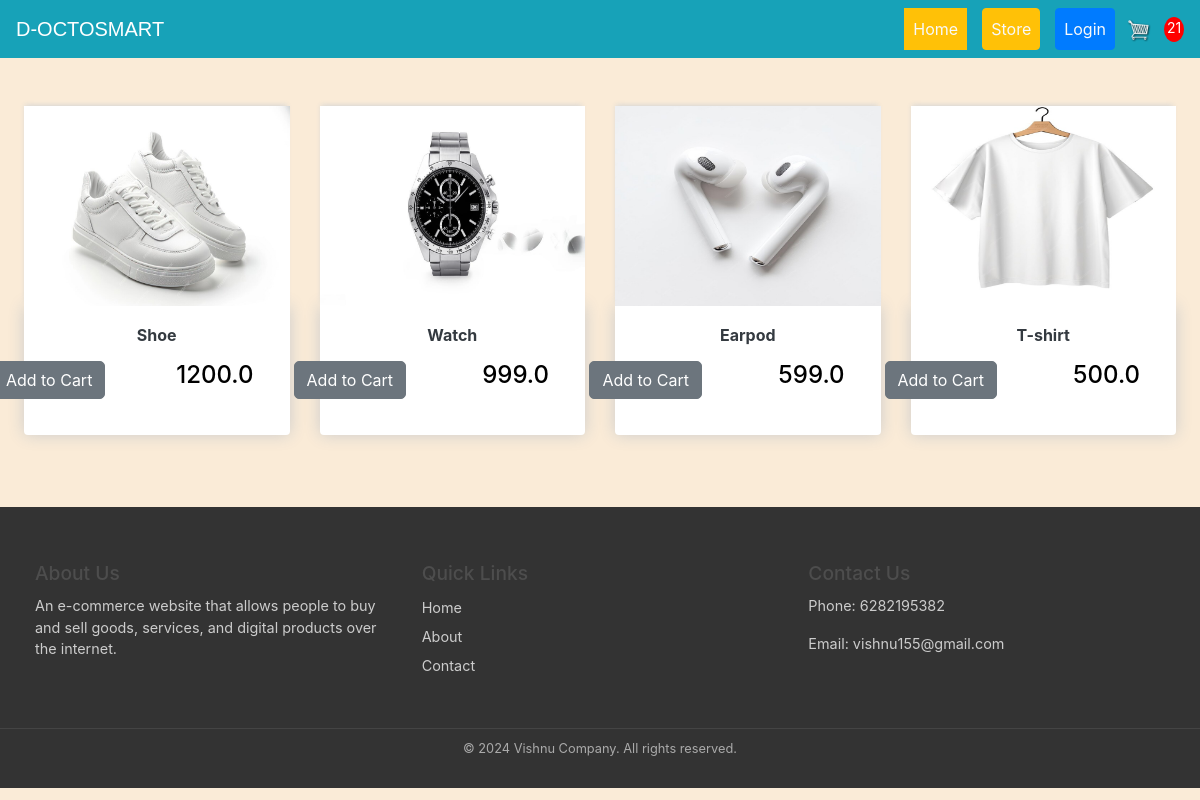
/store/ (signed in), run on the app's committed database.
### store/models.py (models this page shows, shortened)
class Product(models.Model):
	name = models.CharField(max_length=200)
	price = models.FloatField()
	digital = models.BooleanField(default=False,null=True, blank=True)
	image = models.ImageField(null=True, blank=True)
	@property
	def imageURL(self):
		try:
			url = self.image.url
		except:
			url = ''
		return url

### store/views.py (the view)
# urls.py: path('', include('store.urls')),
def store(request):
	data = cartData(request)
	cartItems = data['cartItems']
	order = data['order']
	items = data['items']
	products = Product.objects.all()
	context = {'products':products, 'cartItems':cartItems}
	return render(request, 'store/store.html',context)

### store/models.py (called while the page is built)
	@property
	def get_cart_items(self):
		orderitems = self.orderitem_set.all()
		total = sum([item.quantity for item in orderitems])
		return total

### store/utils.py (called while the page is built)
def cartData(request):
	if request.user.is_authenticated:
		customer = request.user.customer
		order, created = Order.objects.get_or_create(customer=customer, complete=False)
		items = order.orderitem_set.all()
		cartItems = order.get_cart_items
	else:
		cookieData = cookieCart(request)
		cartItems = cookieData['cartItems']
		order = cookieData['order']
		items = cookieData['items']
	return {'cartItems':cartItems ,'order':order, 'items':items}

### store/templates/store/store.html
{% extends 'store/main.html' %} {% load static %} {% block content %}
<body style="background-color: antiquewhite">
  <br />
  <div class="row p-4">
    {% for product in products %}
    <div style="text-align: center" class=" col-lg-3">
      <img class="thumbnail" src="{{product.imageURL}}" />
      <div class="box-element product">
        <h6 class="text-center text-dark"><strong>{{product.name}}</strong></h6>
        <div class="store1 m-3">
          <button
            style="border-radius: 5px; margin-left: -130px;"
            data-product="{{product.id}}"
            data-action="add"
            class="btn btn-secondary add-btn update-cart"
          >
            Add to Cart
          </button>
          <h4
            style="
              color: black;
              margin-left: 8px;
              display: inline-block;
              float: right;
            "
          >
            {{product.price}}
          </h4>
        </div>
      </div>
    </div>
    {% endfor %}
  </div>
</body>
{% endblock content %}

### static/css/main.css (style rules this page uses)
body { background-color: hsl(0, 0%, 98%); }
h1,h2,h3,h4,h5,h6 { color:hsl(0, 0%, 30%); }
.box-element { box-shadow:hsl(0, 0%, 80%) 0 0 16px; background-color: #fff; border-radius: 4px; padding: 10px; }
.thumbnail { width: 100%; height: 200px; -webkit-box-shadow: -1px -3px 5px -2px rgba(214,214,214,1); -moz-box-shadow: -1px -3px 5px -2px rgba(214,214,214,1); box-shadow: -1px -3px 5px -2px rgba(214,214,214,1); }
.product { border-radius: 0 0 4px 4px; }
.btn { border-radius: 0; }

### store/templates/store/main.html (style rules this page uses)
body { background-color: hsl(0, 0%, 98%); }
* { padding: 0; margin: 0; }
h1, h2, h3, h4, h5, h6 { color: hsl(0, 0%, 30%); }
.box-element { box-shadow: hsl(0, 0%, 80%) 0 0 16px; background-color: #fff; border-radius: 4px; padding: 20px; }
.thumbnail { width: 100%; height: 200px; -webkit-box-shadow: -1px -3px 5px -2px rgba(214, 214, 214, 1); -moz-box-shadow: -1px -3px 5px -2px rgba(214, 214, 214, 1); box-shadow: -1px -3px 5px -2px rgba(214, 214, 214, 1); }
.product { border-radius: 0 0 4px 4px; }
.btn { border-radius: 0; }

### data on the page
Product: imageURL (picture), name "Shoe", price "1200.0"
Product: imageURL (picture), name "Watch", price "999.0"
Product: imageURL (picture), name "Earpod", price "599.0"
Product: imageURL (picture), name "T-shirt", price "500.0"

### other printed values
{{ cartItems }} "21"
